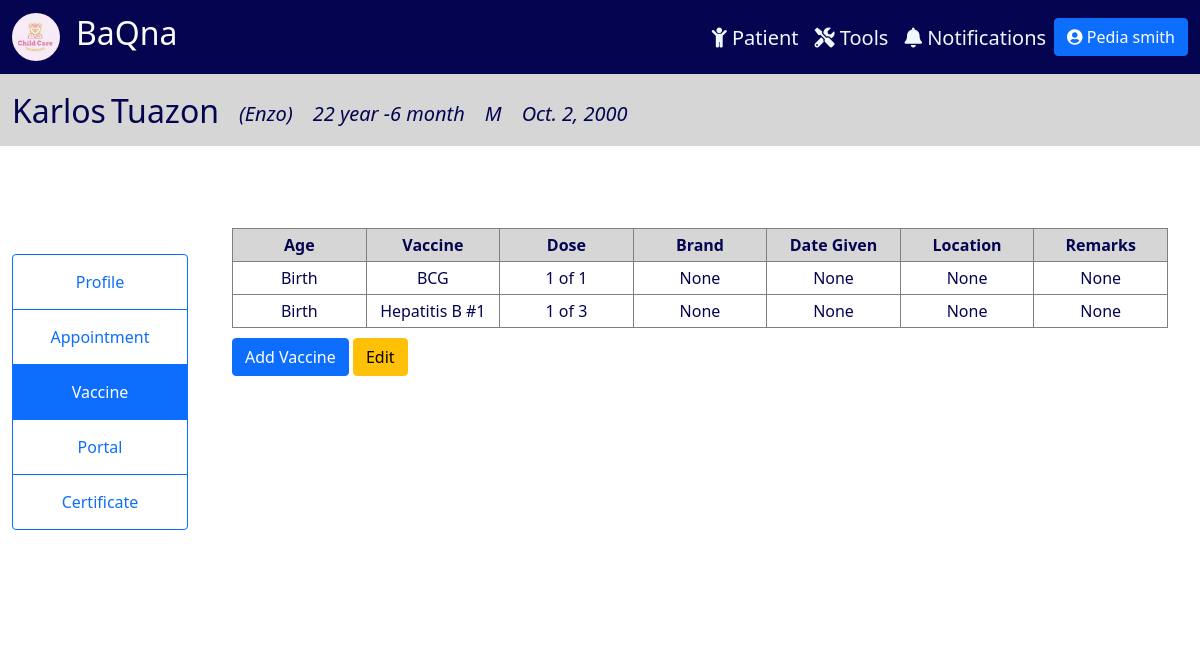
/vaccine/2 (signed in), run on an earlier commit of the app's database.
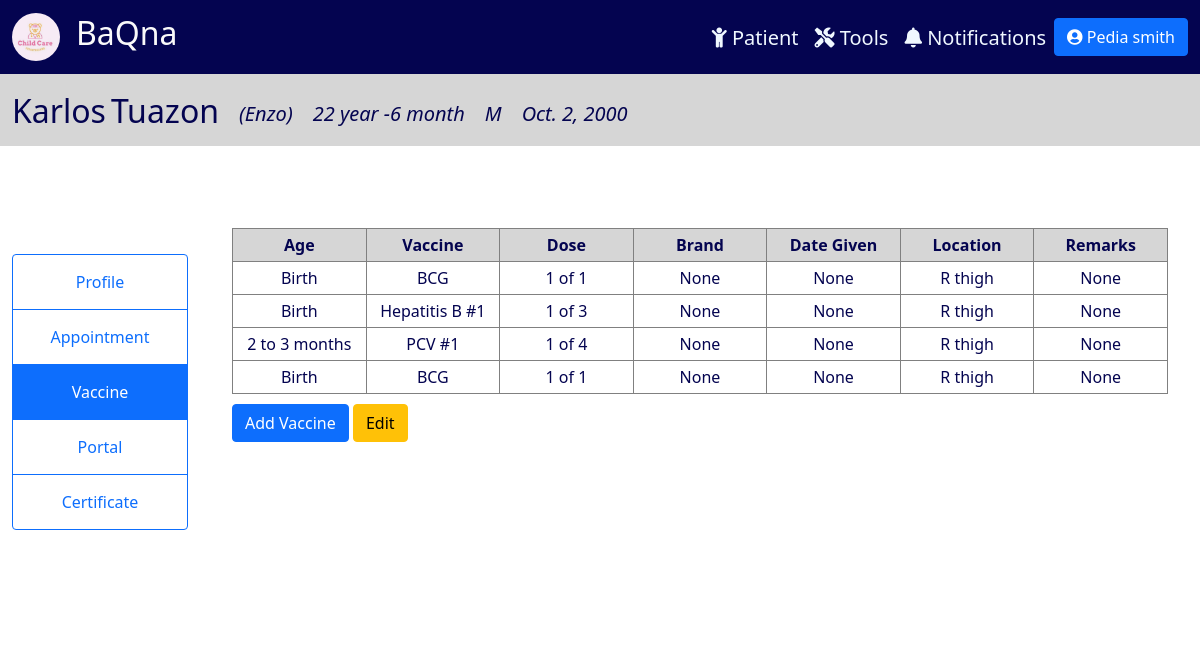
And on a later commit of the database.
### tracker/models.py (models this page shows, shortened)
class Physician(models.Model):
    CAN_REG = (
        ('Yes', 'Yes'),
        ('No', 'No'),
    )
    user = models.OneToOneField(User, null=True, on_delete=models.CASCADE)
    prefix = models.CharField(max_length=100, null=True, blank=True)
    last_name = models.CharField(max_length=100, null=True)
    first_name = models.CharField(max_length=100, null=True)
    title = models.CharField(max_length=100, null=True, blank=True)
    date_start = models.DateField(null=True, blank=True)
    date_end = models.DateField(null=True, blank=True)
    cell_no = PhoneNumberField(null=True, blank=True)
    doc_type = models.CharField(max_length=100, null=True)
    can_reg = models.CharField(max_length=100, null=True, blank=True, choices=CAN_REG)
    def __str__(self):
        return self.doc_type + " " + self.last_name

class Patient(models.Model):
    SEX = (
        ('M', 'Male'),
        ('F', 'Female'),
    )
    last_name = models.CharField(max_length=100, null=True)
    first_name = models.CharField(max_length=100, null=True)
    middle_name = models.CharField(max_length=100, null=True, blank=True)
    suffix = models.CharField(max_length=2, null=True, blank=True)
    nick_name = models.CharField(max_length=100, null=True, blank=True)
    sex = models.CharField(max_length=1, null=True, choices=SEX)
    birthdate = models.DateField(null=True)
    age = models.CharField(max_length=100, null=True, blank=True)
    attending_doctor = models.ForeignKey(Physician, related_name="docpatient", on_delete=models.CASCADE, null=True)
    cert_date = models.DateField(null=True, blank=True)
    cell_no = PhoneNumberField(null=True, blank=True, validators=[MaxLengthValidator(13)])
    landline = models.CharField(max_length=100, null=True, blank=True)
    email = models.EmailField(max_length=254, null=True, blank=True)
    house_no = models.CharField(max_length=100, null=True, blank=True)
    barangay = models.CharField(max_length=100, null=True, blank=True)
    city = models.CharField(max_length=100, null=True, blank=True)
    region = models.CharField(max_length=100, null=True, blank=True)
    zip = models.IntegerField(null=True, blank=True)
    mfname = models.CharField(max_length=100, null=True, blank=True)
    mlname = models.CharField(max_length=100, null=True, blank=True)
    mcontact = PhoneNumberField(null=True, blank=True)
    memail = models.EmailField(max_length=254, null=True, blank=True)
    ffname = models.CharField(max_length=100, null=True, blank=True)
    flname = models.CharField(max_length=100, null=True, blank=True)
    fcontact = PhoneNumberField(null=True, blank=True)
    femail = models.EmailField(max_length=254, null=True, blank=True)
    c1full_name = models.CharField(max_length=100, null=True, blank=True)
    relation1 = models.CharField(max_length=100, null=True, blank=True)
    c1contact = PhoneNumberField(null=True, blank=True)
    c2full_name = models.CharField(max_length=100, null=True, blank=True)
    relation2 = models.CharField(max_length=100, null=True, blank=True)
    c2contact = PhoneNumberField(null=True, blank=True)
    def __str__(self):
        return "{}, {}".format(self.last_name, self.first_name)

class PatientVaccine(models.Model):
    patient = models.ForeignKey(Patient, null=True, on_delete=models.CASCADE)
    vaccine = models.ForeignKey(Vaccine, null=True, on_delete=models.CASCADE)

class Vaccine(models.Model):
    LOCATION = (
        ('R thigh', 'R thigh'), ('L thigh', 'L thigh'), ('R arm ', 'R arm'),
        ('L arm', 'L arm'), ('R buttocks', 'R buttocks'), ('L buttocks', 'L buttocks'),
    )
    age = models.CharField(max_length=50, null=True)
    name = models.CharField(max_length=50, null=True)
    dose = models.CharField(max_length=50, null=True)
    brand = models.CharField(max_length=50, null=True, blank=True)
    date = models.DateField(null=True, blank=True)
    location = models.CharField(max_length=50, null=True, blank=True, choices=LOCATION)
    remarks = models.CharField(max_length=50, null=True, blank=True)
    def __str__(self):
        return "{}".format(self.name)

### tracker/views.py (the view)
# urls.py: path('vaccine/<str:pk>', views.vaccine, name="vaccine"),
@login_required(login_url='login')
def vaccine(request, pk):
    patient = Patient.objects.get(id=pk)
    vaccines = PatientVaccine.objects.filter(patient=patient)
    vaccine_form = PatientVaccineForm(request.POST or None, initial={'patient': patient})
    if vaccine_form.is_valid():
        vaccine_form.save()
        messages.success(request, 'Vaccine has been added to {}'.format(patient))
        return redirect('/vaccine/' + pk)
    else:
        messages.error(request, vaccine_form.errors)
    curr_date = datetime.date.today()
    months = curr_date.month - patient.birthdate.month
    years = curr_date.year - patient.birthdate.year
    age = "{} year {} month".format(years, months)
    data = {
        'patient': patient,
        'vaccines': vaccines,
        'vaccine_form': vaccine_form,
        'age': age,
    }
    return render(request, 'tracker/vaccine.html', data)

### tracker/templatetags/auth_extras.py (called while the page is built)
@register.filter(name='has_group')
def has_group(user, group_name):
    group = Group.objects.get(name=group_name)
    return True if group in user.groups.all() else False

### tracker/templates/tracker/vaccine.html (shortened to what this page needs)
{% include 'tracker/info_header.html' %}
{% block content %}
{% load auth_extras %}
<div class="container-fluid" style="padding:1%; ">
    <div class="row">
        <div class="col-lg-2" style="background-color: rgb(255, 255, 255);display: flex; justify-content: center; align-items: center; padding-top: 8%; padding-bottom: 8%;">
            <div class="btn-group-vertical" style="display: block;">
              <a class="btn btn-outline-primary" href="{% url 'patient' patient.id %}">Profile</a>
              <a class="btn btn-outline-primary" href="{% url 'appointment' patient.id %}">Appointment</a>
              <a class="btn btn-outline-primary active" href="#">Vaccine</a>
              {% if request.user|has_group:"Doctor" or request.user|has_group:"Admin" %}
              <a class="btn btn-outline-primary" href="{% url 'portal' patient.id %}">Portal</a>
              {% endif %}
              <a class="btn btn-outline-primary" href="{% url 'certificate' patient.id %}">Certificate</a>
            </div>
        </div>
        <div class="col-lg-10" style="background-color: white; padding-top: 0%; padding-bottom: 0%;">
            <div class="vaccine-table">
              <table class="table-bordered align-middle table-sm" style="width: 100%;">
                    <thead class="thead-warning" style="background-color: rgb(214, 214, 214);">
                        <tr>
                            <td><b>Age</b></td>
                            <td><b>Vaccine</b></td>
                            <td><b>Dose</b></td>
                            <td><b>Brand</b></td>
                            <td><b>Date Given</b></td>
                            <td><b>Location</b></td>
                            <td><b>Remarks</b></td>
                        </tr>
                    </thead>
                    <tbody>
                        {% for vaccine in vaccines %}
                        <tr>
                            <td>{{vaccine.vaccine.age}}</td>
                            <td>{{vaccine.vaccine.name}}</td>
                            <td>{{vaccine.vaccine.dose}}</td>
                            <td>{{vaccine.vaccine.brand}}</td>
                            <td>{{vaccine.vaccine.date}}</td>
                            <td>{{vaccine.vaccine.location}}</td>
                            <td>{{vaccine.vaccine.remarks}}</td>
                        </tr>
                        {%  endfor %}
                    </tbody>
              </table>
              {% if request.user|has_group:"Doctor" or request.user|has_group:"Admin" %}
              <button class="btn btn-primary" data-bs-toggle="modal" data-bs-target="#vaccine" style="margin-top: 1%;">
                Add Vaccine
              </button>
              <a class="btn btn-warning" href="{% url 'editVaccine' patient.id %}">Edit</a>
              {% endif %}
            </div>
        </div>
    </div>
</div>
{% endblock content %}

### tracker/templates/tracker/info_header.html
{% extends 'tracker/main.html' %}
{% block content %}
<nav class="navbar navbar-expand-xl" style="background-color: rgb(214, 214, 214);">
    <div class="container-fluid">
      <div class="collapse navbar-collapse me-auto" id="navbarTogglerDemo02">
        <div style="margin-right: auto; margin-top: 10px;">
          <ul class="navbar-nav me-auto mb-2 mb-lg-0 navbar-custom">
            <li class="nav-item" style="margin-right: 5px">
              <h2>{{patient.first_name}}</h2>
            </li>
            <li class="nav-item" style="margin-right: 20px">
              <h2>{{patient.last_name}}</h2>
            </li>
            <li class="nav-item" style="margin-right: 20px">
              <i><h5 style="margin-top: 10px;">({{patient.nick_name}})</h5></i>
            </li>
            <li class="nav-item" style="margin-right: 20px">
              <i><h5 style="margin-top:10px;">{{age}}</h5></i>
            </li>
            <li class="nav-item" style="margin-right: 20px">
              <i><h5 style="margin-top:10px;">{{patient.sex}}</h5></i>
            </li>
            <li class="nav-item" style="margin-right: 20px">
              <i><h5 style="margin-top:10px;">{{patient.birthdate}}</h5></i>
            </li>
          </ul>
        </div>
      </div>
    </div>
</nav>
{% endblock content %}

### tracker/templates/tracker/main.html (shortened to what this page needs)
{% load static %} {% load auth_extras %}
<!DOCTYPE html>
<html lang="en">
<head>
    <link href="https://cdn.jsdelivr.net/npm/bootstrap@5.1.3/dist/css/bootstrap.min.css" rel="stylesheet">
    <link rel="stylesheet" href="https://cdnjs.cloudflare.com/ajax/libs/font-awesome/5.15.3/css/all.min.css" />
</head>
<body>
  <nav class="navbar navbar-expand-xl" style="background-color: rgb(4, 4, 80);color: white;">
    <div class="container-fluid">
      {% if request.user|has_group:'Patient User' %}
        <a href="{% url 'homePatient' %}" class="navbar-brand">
          <div class="logo-image">
            <img src="{% static 'images/logo.jpg' %}" class="img-fluid">
          </div>
        </a>
        <a href="{% url 'homePatient' %}"><h2 style="float: left; color: #FAFAFA;">BaQna</h2></a>
      {% else %}
        <a href="{% url 'home' %}" class="navbar-brand">
          <div class="logo-image">
            <img src="{% static 'images/logo.jpg' %}" class="img-fluid">
          </div>
        </a>
        <a href="{% url 'home' %}"><h2 style="float: left; color: #FAFAFA;">BaQna</h2></a>
      {% endif %}
      <div class="collapse navbar-collapse me-auto" id="navbarTogglerDemo02">
        <div style="margin-left: auto;margin-top: 10px;">
          <ul class="navbar-nav me-auto mb-2 mb-lg-0 navbar-custom">
            {% if request.user|has_group:"Doctor" or request.user|has_group:"Admin" %}
            <li class="nav-item" style="margin-left: 15rem;">
              <a class="nav-link" href="{% url 'home' %}"><h5><i class="fas fa-child"></i> Patient</h5></a>
            </li>
            <li class="nav-item">
              <a class="nav-link" href="{% url 'report' %}"><h5><i class="fas fa-tools"></i> Tools</h5></a>
            </li>
            <li class="nav-item">
              <a class="nav-link" href="{% url 'notifs' %}"><h5><i class="fas fa-bell"></i> Notifications</h5></a>
            </li>
            {% endif %}
            <li class="nav-item">
              <div class="dropdown">
                <button class="btn btn-primary" type="button" id="dropdownMenuButton1" data-bs-toggle="dropdown" aria-expanded="false">
                  <i class="fas fa-user-circle"></i>
                  {% if request.user|has_group:'Doctor' %}
                    {{request.user.physician}}
                  {% elif request.user|has_group:'Patient User' %}
                    {{request.user.patientuser}}
                  {% else %}
                    {{request.user}}
                  {% endif %}
                </button>
              </div>
            </li>
          </ul>
        </div>
      </div>
    </div>
  </nav>
  {% block content %}
  {% endblock %}
</body>
</html>

### tracker/templates/tracker/main.html (style rules this page uses)
body { color:rgb(4, 4, 80); }
.navbar-custom a { color: aliceblue; }
.logo-image { width: 48px; height: 48px; border-radius: 50%; overflow: hidden; }
.btn-group-vertical a { padding: 15px; }
.vaccine-table { padding: 20px; margin: 50px auto; }
.vaccine-table td { width:11%; text-align: center; }
.vaccine-table a { margin-top: 1%; }

What changed in the data, as far as the page shows it:
changed through a linked row, PatientVaccine (number 1 of 4 on the later page): vaccine.location "None" → "R thigh"
changed through a linked row, PatientVaccine "Hepatitis B #1": vaccine.location "None" → "R thigh"
added PatientVaccine: vaccine.age "2 to 3 months", vaccine.name "PCV #1", vaccine.dose "1 of 4", vaccine.brand "None", vaccine "None", vaccine.location "R thigh", vaccine.remarks "None"
added PatientVaccine: vaccine.age "Birth", vaccine.name "BCG", vaccine.dose "1 of 1", vaccine.brand "None", vaccine "None", vaccine.location "R thigh", vaccine.remarks "None"
